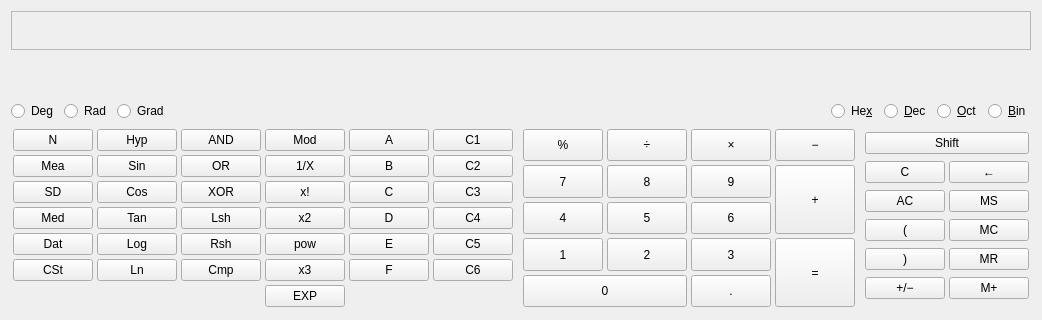
<?xml version="1.0" encoding="UTF-8"?>
<ui version="4.0">
 <class>KCalculator</class>
 <widget class="QWidget" name="KCalculator">
  <property name="geometry">
   <rect>
    <x>0</x>
    <y>0</y>
    <width>701</width>
    <height>320</height>
   </rect>
  </property>
  <property name="sizePolicy">
   <sizepolicy hsizetype="Expanding" vsizetype="Preferred">
    <horstretch>0</horstretch>
    <verstretch>0</verstretch>
   </sizepolicy>
  </property>
  <property name="windowTitle">
   <string>KCalc</string>
  </property>
  <layout class="QHBoxLayout">
   <property name="sizeConstraint">
    <enum>QLayout::SetMinimumSize</enum>
   </property>
   <item>
    <layout class="QVBoxLayout">
     <item>
      <widget class="KCalcDisplay" name="calc_display">
       <property name="sizePolicy">
        <sizepolicy hsizetype="MinimumExpanding" vsizetype="MinimumExpanding">
         <horstretch>0</horstretch>
         <verstretch>0</verstretch>
        </sizepolicy>
       </property>
       <property name="focusPolicy">
        <enum>Qt::StrongFocus</enum>
       </property>
       <property name="frameShape">
        <enum>QFrame::StyledPanel</enum>
       </property>
       <property name="frameShadow">
        <enum>QFrame::Sunken</enum>
       </property>
      </widget>
     </item>
     <item>
      <widget class="KCalcBitset" name="mBitset" native="true">
       <property name="sizePolicy">
        <sizepolicy hsizetype="MinimumExpanding" vsizetype="MinimumExpanding">
         <horstretch>0</horstretch>
         <verstretch>0</verstretch>
        </sizepolicy>
       </property>
       <property name="toolTip">
        <string>Click on a Bit to toggle it.</string>
       </property>
      </widget>
     </item>
     <item>
      <layout class="QHBoxLayout">
       <item>
        <widget class="QRadioButton" name="degRadio">
         <property name="text">
          <string>Deg</string>
         </property>
        </widget>
       </item>
       <item>
        <widget class="QRadioButton" name="radRadio">
         <property name="text">
          <string>Rad</string>
         </property>
        </widget>
       </item>
       <item>
        <widget class="QRadioButton" name="gradRadio">
         <property name="text">
          <string>Grad</string>
         </property>
        </widget>
       </item>
       <item>
        <spacer>
         <property name="orientation">
          <enum>Qt::Horizontal</enum>
         </property>
         <property name="sizeHint" stdset="0">
          <size>
           <width>40</width>
           <height>20</height>
          </size>
         </property>
        </spacer>
       </item>
       <item>
        <widget class="QRadioButton" name="hexRadio">
         <property name="toolTip">
          <string>Switch base to hexadecimal.</string>
         </property>
         <property name="text">
          <string>He&amp;x</string>
         </property>
        </widget>
       </item>
       <item>
        <widget class="QRadioButton" name="decRadio">
         <property name="toolTip">
          <string>Switch base to decimal.</string>
         </property>
         <property name="text">
          <string>&amp;Dec</string>
         </property>
        </widget>
       </item>
       <item>
        <widget class="QRadioButton" name="octRadio">
         <property name="toolTip">
          <string>Switch base to octal.</string>
         </property>
         <property name="text">
          <string>&amp;Oct</string>
         </property>
        </widget>
       </item>
       <item>
        <widget class="QRadioButton" name="binRadio">
         <property name="toolTip">
          <string>Switch base to binary.</string>
         </property>
         <property name="text">
          <string>&amp;Bin</string>
         </property>
        </widget>
       </item>
      </layout>
     </item>
     <item>
      <layout class="QHBoxLayout">
       <item>
        <spacer>
         <property name="orientation">
          <enum>Qt::Horizontal</enum>
         </property>
         <property name="sizeHint" stdset="0">
          <size>
           <width>40</width>
           <height>20</height>
          </size>
         </property>
        </spacer>
       </item>
       <item>
        <widget class="QWidget" name="leftPad" native="true">
         <layout class="QGridLayout">
          <property name="margin">
           <number>2</number>
          </property>
          <property name="spacing">
           <number>4</number>
          </property>
          <item row="0" column="0">
           <widget class="KCalcButton" name="pbNData">
            <property name="toolTip">
             <string>Number of data entered</string>
            </property>
            <property name="text">
             <string>N</string>
            </property>
           </widget>
          </item>
          <item row="0" column="1">
           <widget class="KCalcButton" name="pbHyp">
            <property name="toolTip">
             <string>Hyperbolic mode</string>
            </property>
            <property name="text">
             <string>Hyp</string>
            </property>
            <property name="shortcut">
             <string>H</string>
            </property>
            <property name="checkable">
             <bool>true</bool>
            </property>
           </widget>
          </item>
          <item row="0" column="2">
           <widget class="KCalcButton" name="pbAND">
            <property name="toolTip">
             <string>Bitwise AND</string>
            </property>
            <property name="text">
             <string>AND</string>
            </property>
           </widget>
          </item>
          <item row="0" column="3">
           <widget class="KCalcButton" name="pbMod">
            <property name="toolTip">
             <string>Modulo</string>
            </property>
            <property name="text">
             <string>Mod</string>
            </property>
           </widget>
          </item>
          <item row="0" column="4">
           <widget class="KCalcButton" name="pbA">
            <property name="text">
             <string>A</string>
            </property>
            <property name="shortcut">
             <string>A</string>
            </property>
           </widget>
          </item>
          <item row="0" column="5">
           <widget class="KCalcConstButton" name="pbC1">
            <property name="text">
             <string>C1</string>
            </property>
            <property name="shortcut">
             <string notr="true">Alt+1</string>
            </property>
           </widget>
          </item>
          <item row="1" column="0">
           <widget class="KCalcButton" name="pbMean">
            <property name="toolTip">
             <string>Mean</string>
            </property>
            <property name="text">
             <string>Mea</string>
            </property>
           </widget>
          </item>
          <item row="1" column="1">
           <widget class="KCalcButton" name="pbSin">
            <property name="toolTip">
             <string>Sine</string>
            </property>
            <property name="text">
             <string>Sin</string>
            </property>
            <property name="shortcut">
             <string>S</string>
            </property>
           </widget>
          </item>
          <item row="1" column="2">
           <widget class="KCalcButton" name="pbOR">
            <property name="toolTip">
             <string>Bitwise OR</string>
            </property>
            <property name="text">
             <string>OR</string>
            </property>
           </widget>
          </item>
          <item row="1" column="3">
           <widget class="KCalcButton" name="pbReci">
            <property name="toolTip">
             <string>Reciprocal</string>
            </property>
            <property name="text">
             <string>1/X</string>
            </property>
            <property name="shortcut">
             <string>R</string>
            </property>
           </widget>
          </item>
          <item row="1" column="4">
           <widget class="KCalcButton" name="pbB">
            <property name="text">
             <string>B</string>
            </property>
            <property name="shortcut">
             <string>B</string>
            </property>
           </widget>
          </item>
          <item row="1" column="5">
           <widget class="KCalcConstButton" name="pbC2">
            <property name="text">
             <string>C2</string>
            </property>
            <property name="shortcut">
             <string notr="true">Alt+2</string>
            </property>
           </widget>
          </item>
          <item row="2" column="0">
           <widget class="KCalcButton" name="pbSd">
            <property name="toolTip">
             <string>Standard deviation</string>
            </property>
            <property name="text">
             <string>SD</string>
            </property>
           </widget>
          </item>
          <item row="2" column="1">
           <widget class="KCalcButton" name="pbCos">
            <property name="toolTip">
             <string>Cosine</string>
            </property>
            <property name="text">
             <string>Cos</string>
            </property>
            <property name="shortcut">
             <string>C</string>
            </property>
           </widget>
          </item>
          <item row="2" column="2">
           <widget class="KCalcButton" name="pbXOR">
            <property name="toolTip">
             <string>Bitwise XOR</string>
            </property>
            <property name="text">
             <string>XOR</string>
            </property>
           </widget>
          </item>
          <item row="2" column="3">
           <widget class="KCalcButton" name="pbFactorial">
            <property name="toolTip">
             <string>Factorial</string>
            </property>
            <property name="text">
             <string>x!</string>
            </property>
           </widget>
          </item>
          <item row="2" column="4">
           <widget class="KCalcButton" name="pbC">
            <property name="text">
             <string>C</string>
            </property>
            <property name="shortcut">
             <string>C</string>
            </property>
           </widget>
          </item>
          <item row="2" column="5">
           <widget class="KCalcConstButton" name="pbC3">
            <property name="text">
             <string>C3</string>
            </property>
            <property name="shortcut">
             <string notr="true">Alt+3</string>
            </property>
           </widget>
          </item>
          <item row="3" column="0">
           <widget class="KCalcButton" name="pbMed">
            <property name="toolTip">
             <string>Median</string>
            </property>
            <property name="text">
             <string>Med</string>
            </property>
           </widget>
          </item>
          <item row="3" column="1">
           <widget class="KCalcButton" name="pbTan">
            <property name="toolTip">
             <string>Tangent</string>
            </property>
            <property name="text">
             <string>Tan</string>
            </property>
            <property name="shortcut">
             <string>T</string>
            </property>
           </widget>
          </item>
          <item row="3" column="2">
           <widget class="KCalcButton" name="pbLsh">
            <property name="toolTip">
             <string>Left bit shift</string>
            </property>
            <property name="text">
             <string>Lsh</string>
            </property>
           </widget>
          </item>
          <item row="3" column="3">
           <widget class="KCalcButton" name="pbSquare">
            <property name="toolTip">
             <string>Square</string>
            </property>
            <property name="text">
             <string>x2</string>
            </property>
           </widget>
          </item>
          <item row="3" column="4">
           <widget class="KCalcButton" name="pbD">
            <property name="text">
             <string>D</string>
            </property>
            <property name="shortcut">
             <string>D</string>
            </property>
           </widget>
          </item>
          <item row="3" column="5">
           <widget class="KCalcConstButton" name="pbC4">
            <property name="text">
             <string>C4</string>
            </property>
            <property name="shortcut">
             <string notr="true">Alt+4</string>
            </property>
           </widget>
          </item>
          <item row="4" column="0">
           <widget class="KCalcButton" name="pbDat">
            <property name="toolTip">
             <string>Enter data</string>
            </property>
            <property name="text">
             <string>Dat</string>
            </property>
            <property name="shortcut">
             <string>D</string>
            </property>
           </widget>
          </item>
          <item row="4" column="1">
           <widget class="KCalcButton" name="pbLog">
            <property name="toolTip">
             <string>Logarithm to base 10</string>
            </property>
            <property name="text">
             <string>Log</string>
            </property>
            <property name="shortcut">
             <string>L</string>
            </property>
           </widget>
          </item>
          <item row="4" column="2">
           <widget class="KCalcButton" name="pbRsh">
            <property name="toolTip">
             <string>Right bit shift</string>
            </property>
            <property name="text">
             <string>Rsh</string>
            </property>
           </widget>
          </item>
          <item row="4" column="3">
           <widget class="KCalcButton" name="pbPower">
            <property name="toolTip">
             <string>x to the power of y</string>
            </property>
            <property name="text">
             <string>pow</string>
            </property>
           </widget>
          </item>
          <item row="4" column="4">
           <widget class="KCalcButton" name="pbE">
            <property name="text">
             <string>E</string>
            </property>
            <property name="shortcut">
             <string>E</string>
            </property>
           </widget>
          </item>
          <item row="4" column="5">
           <widget class="KCalcConstButton" name="pbC5">
            <property name="text">
             <string>C5</string>
            </property>
            <property name="shortcut">
             <string notr="true">Alt+5</string>
            </property>
           </widget>
          </item>
          <item row="7" column="0">
           <widget class="KCalcButton" name="pbCSt">
            <property name="toolTip">
             <string>Clear data store</string>
            </property>
            <property name="text">
             <string>CSt</string>
            </property>
           </widget>
          </item>
          <item row="7" column="1">
           <widget class="KCalcButton" name="pbLn">
            <property name="toolTip">
             <string>Natural log</string>
            </property>
            <property name="text">
             <string>Ln</string>
            </property>
            <property name="shortcut">
             <string>N</string>
            </property>
           </widget>
          </item>
          <item row="7" column="2">
           <widget class="KCalcButton" name="pbCmp">
            <property name="toolTip">
             <string>One's complement</string>
            </property>
            <property name="text">
             <string>Cmp</string>
            </property>
           </widget>
          </item>
          <item row="7" column="4">
           <widget class="KCalcButton" name="pbF">
            <property name="text">
             <string>F</string>
            </property>
            <property name="shortcut">
             <string>F</string>
            </property>
           </widget>
          </item>
          <item row="7" column="5">
           <widget class="KCalcConstButton" name="pbC6">
            <property name="text">
             <string>C6</string>
            </property>
            <property name="shortcut">
             <string notr="true">Alt+6</string>
            </property>
           </widget>
          </item>
          <item row="9" column="3">
           <widget class="KCalcButton" name="pbEE">
            <property name="toolTip">
             <string>Exponent</string>
            </property>
            <property name="text">
             <string>EXP</string>
            </property>
            <property name="shortcut">
             <string>E</string>
            </property>
           </widget>
          </item>
          <item row="7" column="3">
           <widget class="KCalcButton" name="pbCube">
            <property name="sizePolicy">
             <sizepolicy hsizetype="Minimum" vsizetype="Preferred">
              <horstretch>0</horstretch>
              <verstretch>0</verstretch>
             </sizepolicy>
            </property>
            <property name="toolTip">
             <string>Cube</string>
            </property>
            <property name="text">
             <string>x3</string>
            </property>
           </widget>
          </item>
         </layout>
        </widget>
       </item>
       <item>
        <widget class="QWidget" name="numericPad" native="true">
         <property name="sizePolicy">
          <sizepolicy hsizetype="Preferred" vsizetype="Preferred">
           <horstretch>0</horstretch>
           <verstretch>0</verstretch>
          </sizepolicy>
         </property>
         <layout class="QGridLayout">
          <property name="margin">
           <number>2</number>
          </property>
          <property name="spacing">
           <number>4</number>
          </property>
          <item row="1" column="0">
           <widget class="KCalcButton" name="pb7">
            <property name="sizePolicy">
             <sizepolicy hsizetype="Minimum" vsizetype="Preferred">
              <horstretch>0</horstretch>
              <verstretch>0</verstretch>
             </sizepolicy>
            </property>
            <property name="text">
             <string>7</string>
            </property>
            <property name="shortcut">
             <string>7</string>
            </property>
           </widget>
          </item>
          <item row="1" column="1">
           <widget class="KCalcButton" name="pb8">
            <property name="sizePolicy">
             <sizepolicy hsizetype="Minimum" vsizetype="Preferred">
              <horstretch>0</horstretch>
              <verstretch>0</verstretch>
             </sizepolicy>
            </property>
            <property name="text">
             <string>8</string>
            </property>
            <property name="shortcut">
             <string>8</string>
            </property>
           </widget>
          </item>
          <item row="1" column="3">
           <widget class="KCalcButton" name="pb9">
            <property name="sizePolicy">
             <sizepolicy hsizetype="Minimum" vsizetype="Preferred">
              <horstretch>0</horstretch>
              <verstretch>0</verstretch>
             </sizepolicy>
            </property>
            <property name="text">
             <string>9</string>
            </property>
            <property name="shortcut">
             <string>9</string>
            </property>
           </widget>
          </item>
          <item row="2" column="0">
           <widget class="KCalcButton" name="pb4">
            <property name="sizePolicy">
             <sizepolicy hsizetype="Minimum" vsizetype="Preferred">
              <horstretch>0</horstretch>
              <verstretch>0</verstretch>
             </sizepolicy>
            </property>
            <property name="text">
             <string>4</string>
            </property>
            <property name="shortcut">
             <string>4</string>
            </property>
           </widget>
          </item>
          <item row="2" column="1">
           <widget class="KCalcButton" name="pb5">
            <property name="sizePolicy">
             <sizepolicy hsizetype="Minimum" vsizetype="Preferred">
              <horstretch>0</horstretch>
              <verstretch>0</verstretch>
             </sizepolicy>
            </property>
            <property name="text">
             <string>5</string>
            </property>
            <property name="shortcut">
             <string>5</string>
            </property>
           </widget>
          </item>
          <item row="2" column="3">
           <widget class="KCalcButton" name="pb6">
            <property name="sizePolicy">
             <sizepolicy hsizetype="Minimum" vsizetype="Preferred">
              <horstretch>0</horstretch>
              <verstretch>0</verstretch>
             </sizepolicy>
            </property>
            <property name="text">
             <string>6</string>
            </property>
            <property name="shortcut">
             <string>6</string>
            </property>
           </widget>
          </item>
          <item row="3" column="0">
           <widget class="KCalcButton" name="pb1">
            <property name="sizePolicy">
             <sizepolicy hsizetype="Minimum" vsizetype="Minimum">
              <horstretch>0</horstretch>
              <verstretch>0</verstretch>
             </sizepolicy>
            </property>
            <property name="text">
             <string>1</string>
            </property>
            <property name="shortcut">
             <string>1</string>
            </property>
           </widget>
          </item>
          <item row="3" column="1">
           <widget class="KCalcButton" name="pb2">
            <property name="sizePolicy">
             <sizepolicy hsizetype="Minimum" vsizetype="Preferred">
              <horstretch>0</horstretch>
              <verstretch>0</verstretch>
             </sizepolicy>
            </property>
            <property name="text">
             <string>2</string>
            </property>
            <property name="shortcut">
             <string>2</string>
            </property>
           </widget>
          </item>
          <item row="3" column="3">
           <widget class="KCalcButton" name="pb3">
            <property name="sizePolicy">
             <sizepolicy hsizetype="Minimum" vsizetype="Preferred">
              <horstretch>0</horstretch>
              <verstretch>0</verstretch>
             </sizepolicy>
            </property>
            <property name="text">
             <string>3</string>
            </property>
            <property name="shortcut">
             <string>3</string>
            </property>
           </widget>
          </item>
          <item row="4" column="0" colspan="2">
           <widget class="KCalcButton" name="pb0">
            <property name="sizePolicy">
             <sizepolicy hsizetype="Minimum" vsizetype="Minimum">
              <horstretch>0</horstretch>
              <verstretch>0</verstretch>
             </sizepolicy>
            </property>
            <property name="text">
             <string>0</string>
            </property>
            <property name="shortcut">
             <string>0</string>
            </property>
           </widget>
          </item>
          <item row="0" column="0">
           <widget class="KCalcButton" name="pbPercent">
            <property name="sizePolicy">
             <sizepolicy hsizetype="Minimum" vsizetype="Preferred">
              <horstretch>0</horstretch>
              <verstretch>0</verstretch>
             </sizepolicy>
            </property>
            <property name="toolTip">
             <string>Percent</string>
            </property>
            <property name="text">
             <string>%</string>
            </property>
           </widget>
          </item>
          <item row="0" column="1">
           <widget class="KCalcButton" name="pbDivision">
            <property name="sizePolicy">
             <sizepolicy hsizetype="Minimum" vsizetype="Preferred">
              <horstretch>0</horstretch>
              <verstretch>0</verstretch>
             </sizepolicy>
            </property>
            <property name="toolTip">
             <string>Division</string>
            </property>
            <property name="text">
             <string>÷</string>
            </property>
           </widget>
          </item>
          <item row="0" column="3">
           <widget class="KCalcButton" name="pbMultiplication">
            <property name="sizePolicy">
             <sizepolicy hsizetype="Minimum" vsizetype="Preferred">
              <horstretch>0</horstretch>
              <verstretch>0</verstretch>
             </sizepolicy>
            </property>
            <property name="toolTip">
             <string>Multiplication</string>
            </property>
            <property name="text">
             <string>×</string>
            </property>
           </widget>
          </item>
          <item row="0" column="4">
           <widget class="KCalcButton" name="pbMinus">
            <property name="sizePolicy">
             <sizepolicy hsizetype="Minimum" vsizetype="Preferred">
              <horstretch>0</horstretch>
              <verstretch>0</verstretch>
             </sizepolicy>
            </property>
            <property name="toolTip">
             <string>Minus</string>
            </property>
            <property name="text">
             <string comment="- calculator button">−</string>
            </property>
           </widget>
          </item>
          <item row="1" column="4" rowspan="2">
           <widget class="KCalcButton" name="pbPlus">
            <property name="sizePolicy">
             <sizepolicy hsizetype="Minimum" vsizetype="Minimum">
              <horstretch>0</horstretch>
              <verstretch>0</verstretch>
             </sizepolicy>
            </property>
            <property name="toolTip">
             <string>Plus</string>
            </property>
            <property name="text">
             <string comment="+ calculator button">+</string>
            </property>
           </widget>
          </item>
          <item row="3" column="4" rowspan="2">
           <widget class="KCalcButton" name="pbEqual">
            <property name="sizePolicy">
             <sizepolicy hsizetype="Minimum" vsizetype="Minimum">
              <horstretch>0</horstretch>
              <verstretch>0</verstretch>
             </sizepolicy>
            </property>
            <property name="toolTip">
             <string>Result</string>
            </property>
            <property name="text">
             <string comment="= calculator button">=</string>
            </property>
           </widget>
          </item>
          <item row="4" column="3">
           <widget class="KCalcButton" name="pbPeriod">
            <property name="sizePolicy">
             <sizepolicy hsizetype="Minimum" vsizetype="Minimum">
              <horstretch>0</horstretch>
              <verstretch>0</verstretch>
             </sizepolicy>
            </property>
            <property name="toolTip">
             <string>Decimal point</string>
            </property>
            <property name="text">
             <string comment=". calculator button">.</string>
            </property>
           </widget>
          </item>
         </layout>
        </widget>
       </item>
       <item>
        <widget class="QWidget" name="rightPad" native="true">
         <layout class="QGridLayout">
          <property name="margin">
           <number>2</number>
          </property>
          <property name="spacing">
           <number>4</number>
          </property>
          <item row="2" column="0">
           <widget class="KCalcButton" name="pbAllClear">
            <property name="toolTip">
             <string>Clear all</string>
            </property>
            <property name="text">
             <string>AC</string>
            </property>
           </widget>
          </item>
          <item row="3" column="1">
           <widget class="KCalcButton" name="pbMemClear">
            <property name="toolTip">
             <string>Memory clear</string>
            </property>
            <property name="text">
             <string>MC</string>
            </property>
           </widget>
          </item>
          <item row="4" column="1">
           <widget class="KCalcButton" name="pbMemRecall">
            <property name="toolTip">
             <string>Memory recall</string>
            </property>
            <property name="text">
             <string>MR</string>
            </property>
           </widget>
          </item>
          <item row="5" column="0">
           <widget class="KCalcButton" name="pbPlusMinus">
            <property name="toolTip">
             <string>Change sign</string>
            </property>
            <property name="text">
             <string>+/−</string>
            </property>
           </widget>
          </item>
          <item row="3" column="0">
           <widget class="KCalcButton" name="pbParenOpen">
            <property name="toolTip">
             <string>Open parenthesis</string>
            </property>
            <property name="text">
             <string comment="( calculator button">(</string>
            </property>
           </widget>
          </item>
          <item row="1" column="0">
           <widget class="KCalcButton" name="pbClear">
            <property name="toolTip">
             <string>Clear</string>
            </property>
            <property name="text">
             <string>C</string>
            </property>
           </widget>
          </item>
          <item row="5" column="1">
           <widget class="KCalcButton" name="pbMemPlusMinus">
            <property name="toolTip">
             <string>Add to memory</string>
            </property>
            <property name="text">
             <string>M+</string>
            </property>
           </widget>
          </item>
          <item row="2" column="1">
           <widget class="KCalcButton" name="pbMemStore">
            <property name="toolTip">
             <string>Memory store</string>
            </property>
            <property name="text">
             <string>MS</string>
            </property>
           </widget>
          </item>
          <item row="4" column="0">
           <widget class="KCalcButton" name="pbParenClose">
            <property name="toolTip">
             <string>Close parenthesis</string>
            </property>
            <property name="text">
             <string comment=") calculator button">)</string>
            </property>
           </widget>
          </item>
          <item row="1" column="1">
           <widget class="KCalcButton" name="pbBackspace">
            <property name="text">
             <string>←</string>
            </property>
            <property name="shortcut">
             <string>Backspace</string>
            </property>
           </widget>
          </item>
          <item row="0" column="0" colspan="2">
           <widget class="KCalcButton" name="pbShift">
            <property name="toolTip">
             <string>Second button function</string>
            </property>
            <property name="text">
             <string>Shift</string>
            </property>
            <property name="shortcut">
             <string>Ctrl+2</string>
            </property>
            <property name="checkable">
             <bool>true</bool>
            </property>
           </widget>
          </item>
         </layout>
        </widget>
       </item>
      </layout>
     </item>
    </layout>
   </item>
  </layout>
 </widget>
 <customwidgets>
  <customwidget>
   <class>KCalcButton</class>
   <extends>QPushButton</extends>
   <header>kcalc_button.h</header>
  </customwidget>
  <customwidget>
   <class>KCalcDisplay</class>
   <extends>QFrame</extends>
   <header>kcalcdisplay.h</header>
   <container>1</container>
  </customwidget>
  <customwidget>
   <class>KCalcBitset</class>
   <extends>QWidget</extends>
   <header>kcalc_bitset.h</header>
   <container>1</container>
  </customwidget>
  <customwidget>
   <class>KCalcConstButton</class>
   <extends>QPushButton</extends>
   <header>kcalc_const_button.h</header>
  </customwidget>
 </customwidgets>
 <tabstops>
  <tabstop>pb0</tabstop>
  <tabstop>pb1</tabstop>
  <tabstop>pb2</tabstop>
  <tabstop>pb3</tabstop>
  <tabstop>pb4</tabstop>
  <tabstop>pb5</tabstop>
  <tabstop>pb6</tabstop>
  <tabstop>pb7</tabstop>
  <tabstop>pb8</tabstop>
  <tabstop>pb9</tabstop>
  <tabstop>pbPeriod</tabstop>
  <tabstop>pbDivision</tabstop>
  <tabstop>pbMultiplication</tabstop>
  <tabstop>pbMinus</tabstop>
  <tabstop>pbPlus</tabstop>
  <tabstop>pbEqual</tabstop>
  <tabstop>pbPercent</tabstop>
  <tabstop>pbClear</tabstop>
  <tabstop>pbAllClear</tabstop>
  <tabstop>pbParenOpen</tabstop>
  <tabstop>pbParenClose</tabstop>
  <tabstop>pbPlusMinus</tabstop>
  <tabstop>pbMemStore</tabstop>
  <tabstop>pbMemClear</tabstop>
  <tabstop>pbMemRecall</tabstop>
  <tabstop>pbMemPlusMinus</tabstop>
  <tabstop>pbHyp</tabstop>
  <tabstop>pbSin</tabstop>
  <tabstop>pbCos</tabstop>
  <tabstop>pbTan</tabstop>
  <tabstop>pbLog</tabstop>
  <tabstop>pbLn</tabstop>
  <tabstop>pbMod</tabstop>
  <tabstop>pbReci</tabstop>
  <tabstop>pbFactorial</tabstop>
  <tabstop>pbSquare</tabstop>
  <tabstop>pbPower</tabstop>
  <tabstop>pbCube</tabstop>
  <tabstop>pbEE</tabstop>
  <tabstop>pbAND</tabstop>
  <tabstop>pbOR</tabstop>
  <tabstop>pbXOR</tabstop>
  <tabstop>pbLsh</tabstop>
  <tabstop>pbRsh</tabstop>
  <tabstop>pbCmp</tabstop>
  <tabstop>pbA</tabstop>
  <tabstop>pbB</tabstop>
  <tabstop>pbC</tabstop>
  <tabstop>pbD</tabstop>
  <tabstop>pbE</tabstop>
  <tabstop>pbF</tabstop>
  <tabstop>pbC1</tabstop>
  <tabstop>pbC2</tabstop>
  <tabstop>pbC3</tabstop>
  <tabstop>pbC4</tabstop>
  <tabstop>pbC5</tabstop>
  <tabstop>pbC6</tabstop>
  <tabstop>pbNData</tabstop>
  <tabstop>pbMean</tabstop>
  <tabstop>pbSd</tabstop>
  <tabstop>pbMed</tabstop>
  <tabstop>pbDat</tabstop>
  <tabstop>pbCSt</tabstop>
  <tabstop>degRadio</tabstop>
  <tabstop>radRadio</tabstop>
  <tabstop>gradRadio</tabstop>
  <tabstop>hexRadio</tabstop>
  <tabstop>decRadio</tabstop>
  <tabstop>octRadio</tabstop>
  <tabstop>binRadio</tabstop>
  <tabstop>calc_display</tabstop>
 </tabstops>
 <connections/>
</ui>
